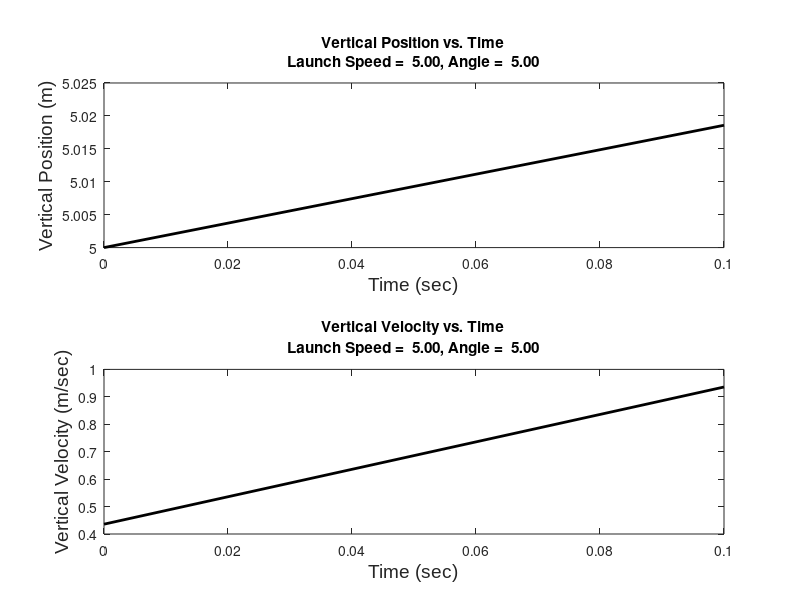

Recreate this plot in MATLAB.
%   Filename: Two_Dimensional_Projectile.m
% ------------------------------------------------------------------------
%   James R. Haberland 19032003
%   Hoover High School
%   Ms. Harris
%
%   Start Date: Oct 08, 2019
%   Last Revised On: Oct 09, 2019
%
%   Purpose: Take inputs and do calcuations for projectile problems, that
%            involve two dimensions.
%
%   Psuedocode:
%   1. Take inputs for the calculations (Launch: Angle & Speed; Vertical
%      Acceleration, Initial Position, & Final Position.)
%   2. Do the calculation with the data (Initial horizontal and vertical
%   velocities;Total time in the air; Horizontal displacment; vertical
%   position quatio, horizontal position equation, and vertical velocity
%   equation.)
%   3. Output a formatted text display (Total time in air)
%   4. Output a graph that shows the data (Vertical Position vs. Time &
%   Vertical Velocity vs. Time)
%
%   Variables:
%       LA: This is the launch angle
%       LS: This is the launch speed
%       VA: This is the vertical acceleration
%       IVP: This is the initial vertical position
%       FVP: This is the final vertical position
%
%       Vix: This is the initial velcocity in the x direction
%       Viy: This is the initial velocity in the y direction
%       underSQRT: This is the number under the sqaure root when calculating
%           time with the qudaritc formula
%       tAir: This is the amount of time the object is in the air
%       tAirVec: This is the vector with all the time valuces between 0 and
%           tAir, so it is possible to graph
%       DX: This is the total horizontal distance traveled
%       Xy: This is the vertical position equation
%       Xx: This is the horizontal position equation
%       Vy: This is the vertical velocity equation
% 
%   Functions Called: (beyond built-in function)
%                       none
% ------------------------------------------------------------------------

% Inputs

LA = input('Input the launch angle (in degrees, above horizontal).');
LS = input('Input the launch speed (in meters/sec).');
VA = input('Input the vertical acceleration (in meters/sec^2).');
IVP = input('Input the initial vertical position (in meters).');
FVP = input('Input the final vertical position (in meters).');



% Calculations


% Initial Velocities
Vix = LS*cosd(LA);
Viy = LS*sind(LA);

% Time Air
underSQRT = Viy^2-(4*(.5*-VA)*(IVP-FVP));
if underSQRT<0
   fprintf("The numbers do not work, because you can't square root a negative")
   return
else
    tAir = max([(-Viy+sqrt(underSQRT))/(2*.5*-VA), (-Viy-sqrt(underSQRT))/(2*.5*-VA)]);
end
tAirVec = 0:.1:tAir;

% Horizontal Distance
DX = Vix*tAir;

% Vertical Position Equation
Xy = (.5*-VA*tAirVec.^2) + (Viy*tAirVec) + IVP;

% Horizontal Position Equation
Xx = Vix*tAirVec;

% Vertical Velocity Equation
Vy = VA*tAirVec + Viy;


% Outputs

fprintf('The object was in the air for %5.2f seconds',tAir)

figure;
subplot(2,1,1)
plot(tAirVec,Xy,'k-','LineWidth',2)
xlabel('Time (sec)', "FontSize",14,"FontName",'Arial')
ylabel('Vertical Position (m)', "FontSize",14,"FontName",'Arial')
title(sprintf('Vertical Position vs. Time\nLaunch Speed = %5.2f, Angle = %5.2f',LS,LA))

subplot(2,1,2)
plot(tAirVec,Vy,'k-','LineWidth',2)
xlabel('Time (sec)', "FontSize",14,"FontName",'Arial')
ylabel('Vertical Velocity (m/sec)', "FontSize",14,"FontName",'Arial')
title(sprintf('Vertical Velocity vs. Time\nLaunch Speed = %5.2f, Angle = %5.2f',LS,LA))